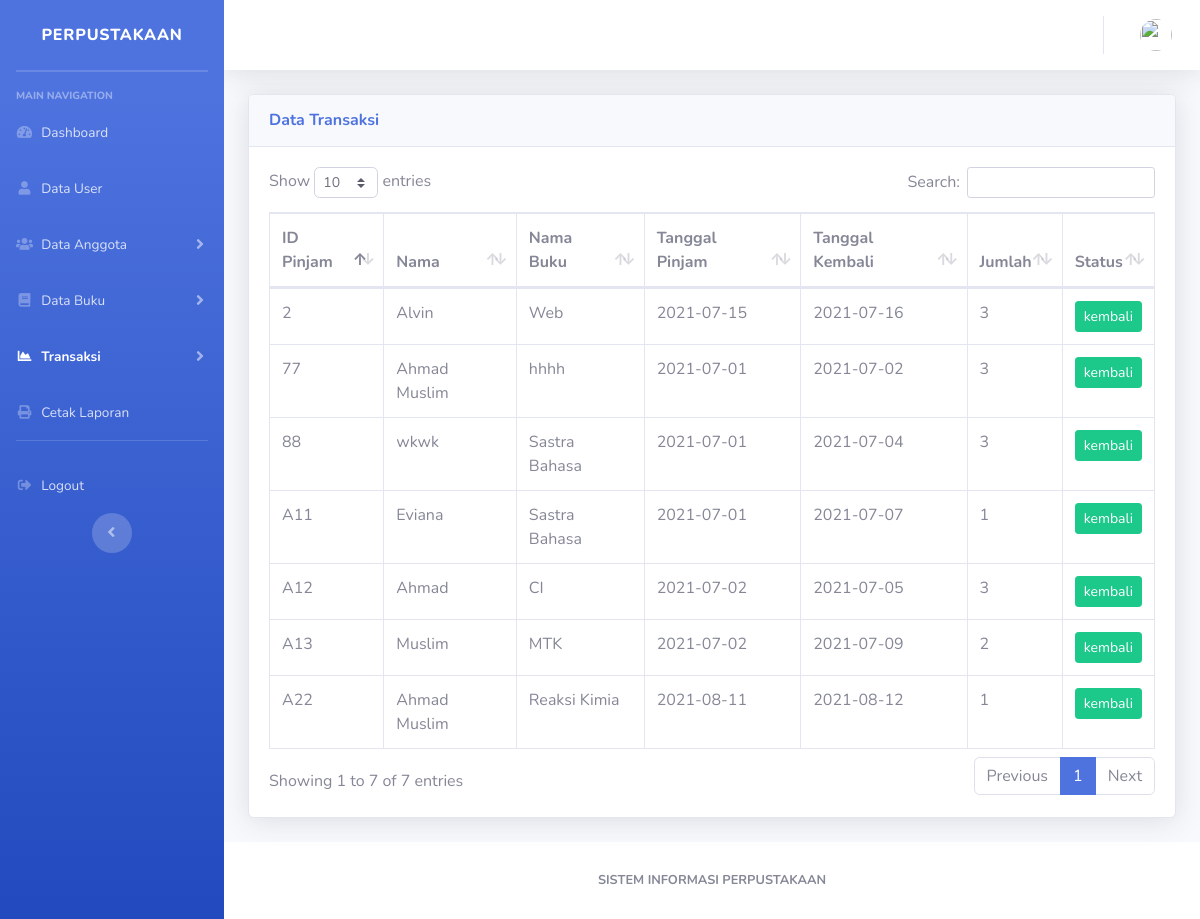
The page /tbl_pengembalian.php on the database its author committed.
### tables this page shows
CREATE TABLE `pinjam_buku` (
  `id_pinjam` varchar(50) NOT NULL,
  `nama` varchar(100) NOT NULL,
  `tanggal_pinjam` date NOT NULL,
  `tanggal_kembali` date NOT NULL,
  `nama_buku` varchar(100) NOT NULL,
  `jumlah_buku` int NOT NULL,
  `status` varchar(50) NOT NULL
);

### tbl_pengembalian.php (the view, shortened to what this page needs)
<?php
require_once "include/koneksi.php";
?>
<!DOCTYPE html>
<html lang="en">
<head>
    <link href="vendor/fontawesome-free/css/all.min.css" rel="stylesheet" type="text/css">
    <link href="css/sb-admin-2.min.css" rel="stylesheet">
    <link href="vendor/datatables/dataTables.bootstrap4.min.css" rel="stylesheet">
</head>
<body id="page-top">
    <div id="wrapper">
        <ul class="navbar-nav bg-gradient-primary sidebar sidebar-dark accordion" id="accordionSidebar">
            <a class="sidebar-brand d-flex align-items-center justify-content-center" href="#">
                <div>Perpustakaan</div>
            </a>
            <hr class="sidebar-divider my-0">
            <hr class="sidebar-divider">
            <div class="sidebar-heading">
                MAIN NAVIGATION
            </div>
            <li class="nav-item">
                <a class="nav-link" href="index.php">
                    <i class="fas fa-fw fa-tachometer-alt"></i>
                    <span>Dashboard</span></a>
            </li>
            <li class="nav-item">
                <a class="nav-link" href="tbl_user.php">
                    <i class="fas fa-fw fa-user"></i>
                    <span>Data User</span></a>
            </li>
            <li class="nav-item">
                <a class="nav-link collapsed " href="#" data-toggle="collapse" data-target="#collapseTwo" aria-expanded="true" aria-controls="collapseTwo">
                    <i class="fas fa-fw fa-users"></i>
                    <span>Data Anggota</span>
                </a>
            </li>
            <li class="nav-item">
                <a class="nav-link collapsed" href="#" data-toggle="collapse" data-target="#collapseUtilities" aria-expanded="true" aria-controls="collapseUtilities">
                    <i class="fas fa-fw fa-book"></i>
                    <span>Data Buku</span>
                </a>
            </li>
            <li class="nav-item active">
                <a class="nav-link collapsed" href="#" data-toggle="collapse" data-target="#collapsePages" aria-expanded="true" aria-controls="collapsePages">
                    <i class="fas fa-fw fa-chart-area"></i>
                    <span>Transaksi</span>
                </a>
            </li>
            <li class="nav-item">
                <a class="nav-link" href="tbl_laporan.php">
                    <i class="fas fa-fw fa-print"></i>
                    <span>Cetak Laporan</span></a>
            </li>
            <hr class="sidebar-divider d-none d-md-block">
            <li class="nav-item">
                <a class="nav-link" href="logout.php">
                    <i class="fas fa-fw fa-sign-out-alt"></i>
                    <span>Logout</span></a>
            </li>
            <div class="text-center d-none d-md-inline">
                <button class="rounded-circle border-0" id="sidebarToggle"></button>
            </div>
        </ul>
        <div id="content-wrapper" class="d-flex flex-column">
            <div id="content">
                <nav class="navbar navbar-expand navbar-light bg-white topbar mb-4 static-top shadow">
                    <ul class="navbar-nav ml-auto">
                        <li class="nav-item dropdown no-arrow">
                            <a class="nav-link dropdown-toggle" href="#" id="userDropdown" role="button" data-toggle="dropdown" aria-haspopup="true" aria-expanded="false">
                                <img class="img-profile rounded-circle" src="img/<?php echo $_SESSION['foto']; ?>">
                            </a>
                        </li>
                    </ul>
                </nav>
                <div class="container-fluid">
                    <div class="card shadow mb-4">
                        <div class="card-header py-3">
                            <h6 class="m-0 font-weight-bold text-primary">Data Transaksi</h6>
                        </div>
                        <div class="card-body">
                            <div class="table-responsive">
                                <table class="table table-bordered" id="dataTable" width="100%" cellspacing="0">
                                    <thead>
                                        <tr>
                                            <th>ID Pinjam</th>
                                            <th>Nama</th>
                                            <th>Nama Buku</th>
                                            <th>Tanggal Pinjam</th>
                                            <th>Tanggal Kembali</th>
                                            <th>Jumlah</th>
                                            <th>Status</th>
                                        </tr>
                                    </thead>
                                    <tbody>
                                        <?php
                                        $sql = "SELECT * FROM pinjam_buku WHERE status='kembali'";
                                        $result = mysqli_query($koneksi, $sql);
                                        while ($row = mysqli_fetch_assoc($result)) { ?>
                                            <tr>
                                                <td><?php echo $row['id_pinjam']; ?></td>
                                                <td><?php echo $row['nama']; ?></td>
                                                <td><?php echo $row['nama_buku']; ?></td>
                                                <td><?php echo $row['tanggal_pinjam']; ?></td>
                                                <td><?php echo $row['tanggal_kembali']; ?></td>
                                                <td><?php echo $row['jumlah_buku']; ?></td>
                                                <td><a class="btn btn-sm btn-success"><?php echo $row['status']; ?></a></td>
                                            </tr>
                                        <?php } ?>
                                    </tbody>
                                </table>
                            </div>
                        </div>
                    </div>
                </div>
            </div>
            <footer class="sticky-footer bg-white">
                <div class="container my-auto">
                    <div class="copyright text-center my-auto">
                        <span><b>SISTEM INFORMASI PERPUSTAKAAN</b></span>
                    </div>
                </div>
            </footer>
        </div>
    </div>
</body>
</html>

### rows shown on the page
pinjam_buku: id_pinjam "2", nama "Alvin", nama_buku "Web", tanggal_pinjam "2021-07-15", tanggal_kembali "2021-07-16", jumlah_buku "3", status "kembali"
pinjam_buku: id_pinjam "77", nama "Ahmad Muslim", nama_buku "hhhh", tanggal_pinjam "2021-07-01", tanggal_kembali "2021-07-02", jumlah_buku "3", status "kembali"
pinjam_buku: id_pinjam "88", nama "wkwk", nama_buku "Sastra Bahasa", tanggal_pinjam "2021-07-01", tanggal_kembali "2021-07-04", jumlah_buku "3", status "kembali"
pinjam_buku: id_pinjam "A11", nama "Eviana", nama_buku "Sastra Bahasa", tanggal_pinjam "2021-07-01", tanggal_kembali "2021-07-07", jumlah_buku "1", status "kembali"
pinjam_buku: id_pinjam "A12", nama "Ahmad", nama_buku "CI", tanggal_pinjam "2021-07-02", tanggal_kembali "2021-07-05", jumlah_buku "3", status "kembali"
pinjam_buku: id_pinjam "A13", nama "Muslim", nama_buku "MTK", tanggal_pinjam "2021-07-02", tanggal_kembali "2021-07-09", jumlah_buku "2", status "kembali"
pinjam_buku: id_pinjam "A22", nama "Ahmad Muslim", nama_buku "Reaksi Kimia", tanggal_pinjam "2021-08-11", tanggal_kembali "2021-08-12", jumlah_buku "1", status "kembali"
